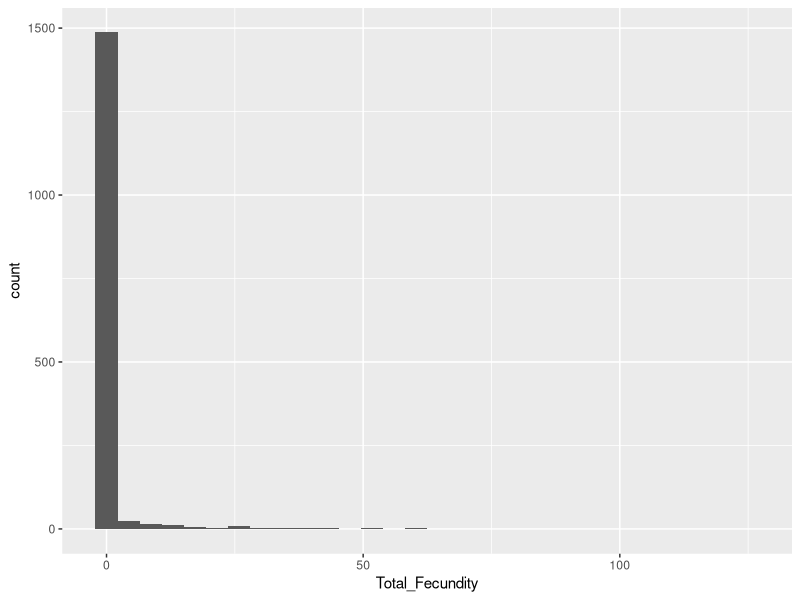
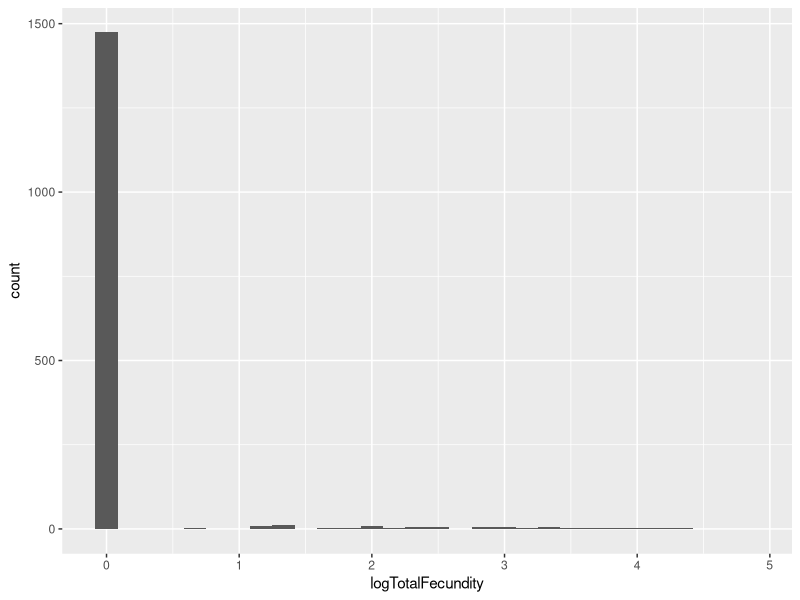
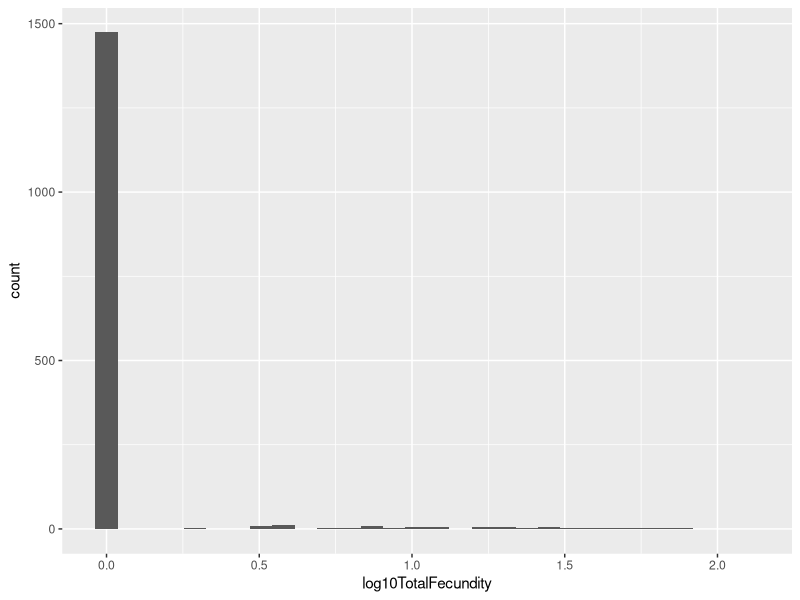
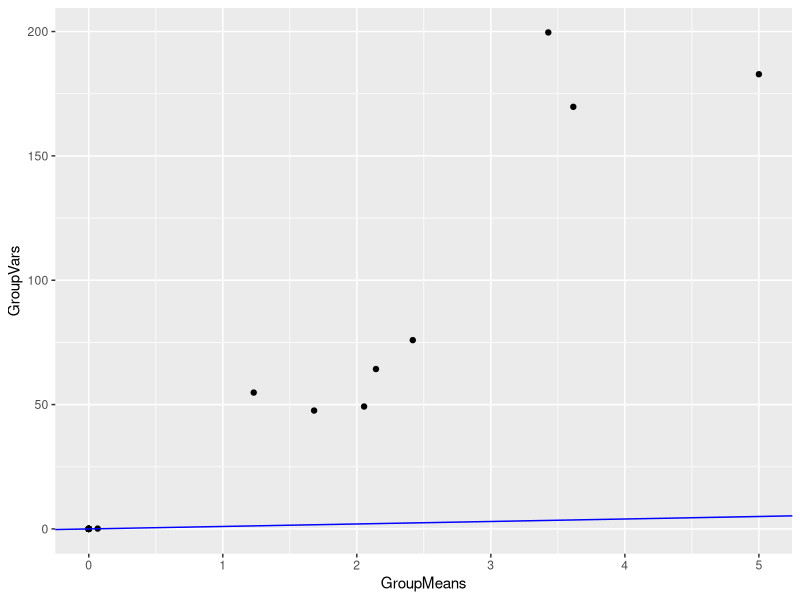
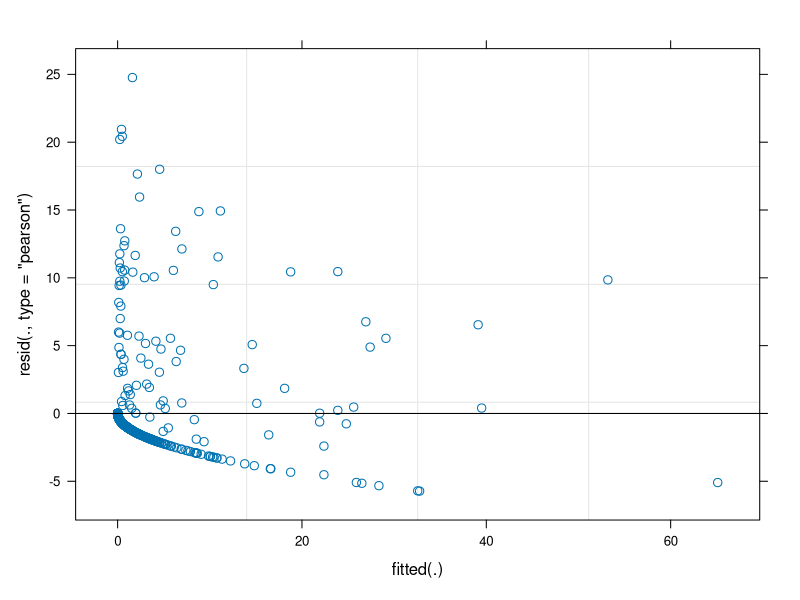
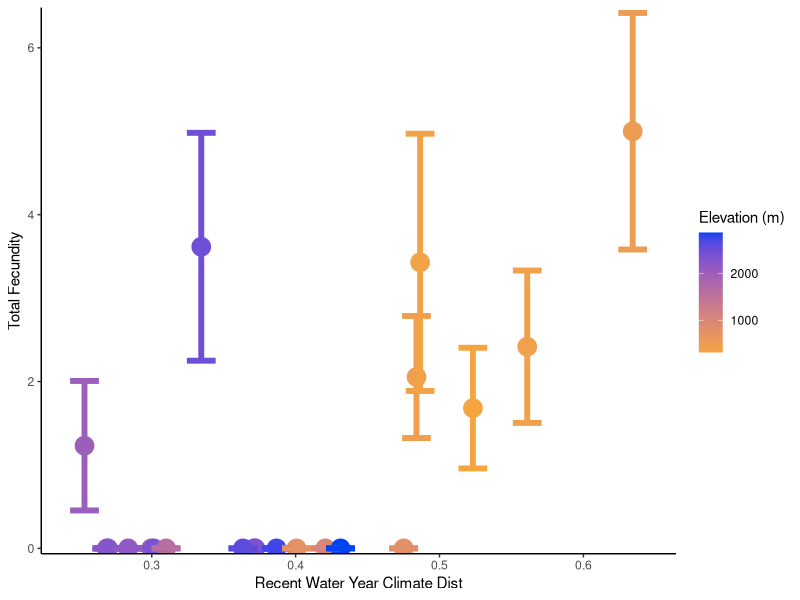

Reproduce these figures in R, in order.
## ---- chunk 1
knitr::opts_chunk$set(echo = TRUE)
## ---- chunk 2
library(tidyverse)
library(lmerTest) #mixed models
library(broom.mixed) #tidy model

sem <- function(x, na.rm=FALSE) {           #for calculating standard error
  sd(x,na.rm=na.rm)/sqrt(length(na.omit(x)))
} 
## ---- chunk 3
## year 1 components 
wl2_establishment <- read_csv("../Processed.Data/WL2_Establishment.csv")
wl2_surv_to_rep_y1 <- read_csv("../Processed.Data/WL2_SurvtoRep_y1.csv")
wl2_fruits_y1 <- read_csv("../Processed.Data/WL2_Fruits_Y1.csv")

## year 2 components 
winter_surv <- read_csv("../Processed.Data/WL2_WinterSurv.csv")
wl2_surv_to_rep_y2 <- read_csv("../Processed.Data/WL2_Surv_to_Rep_Y2.csv")
wl2_fruits_y2 <- read_csv("../Processed.Data/WL2_Fruits_Y2.csv")
## ---- chunk 4
wl2_total_fecundity <- left_join(wl2_establishment, wl2_surv_to_rep_y1) %>% 
  left_join(wl2_fruits_y1) %>% 
  select(-death.date, -bud.date) %>% #remove y1 death and bud dates 
  mutate(mf=as.numeric(mf), rep=as.numeric(rep)) %>% #convert these cols to numeric for merging 
  left_join(winter_surv) %>% 
  select(-death.date) %>% 
  left_join(wl2_surv_to_rep_y2) %>% 
  left_join(wl2_fruits_y2) %>% 
  select(-death.date) %>% 
  mutate(SurvtoRep_Y1=if_else(is.na(SurvtoRep_Y1), 0, SurvtoRep_Y1),
         y1_fruits=if_else(is.na(y1_fruits), 0, y1_fruits),
         y2_fruits=if_else(is.na(y2_fruits), 0, y2_fruits),
         WinterSurv=if_else(is.na(WinterSurv), 0, WinterSurv),
         SurvtoRep_y2=if_else(is.na(SurvtoRep_y2), 0, SurvtoRep_y2)) %>% 
  mutate(Total_Fecundity=(Establishment*SurvtoRep_Y1*y1_fruits) + (WinterSurv*SurvtoRep_y2*y2_fruits))

wl2_total_fecundity %>% 
  filter(Total_Fecundity>0) %>% 
  group_by(pop) %>% 
  summarise(n=n()) %>% 
  arrange(n) #SQ1 and WR only have 1 indiv 
## ---- chunk 5
wl2_total_fecundity %>% 
  ggplot(aes(x=Total_Fecundity)) +
  geom_histogram()
## ---- chunk 6
wl2_total_fecundity_transformations <-
  wl2_total_fecundity %>% 
  mutate(logTotalFecundity=log(Total_Fecundity+1),
         log10TotalFecundity=log10(Total_Fecundity+1))

wl2_total_fecundity_transformations %>% 
  ggplot(aes(x=logTotalFecundity)) +
  geom_histogram()

wl2_total_fecundity_transformations %>% 
  ggplot(aes(x=log10TotalFecundity)) +
  geom_histogram()

## didn't help 
## ---- chunk 7
wl2_total_fecundity_scaled <- wl2_total_fecundity %>% 
  filter(pop!="SQ1", pop!="WR") %>% 
  rename(AvgGD_Recent_Wtr_Year=`AvgGD_Recent_Water Year`,
         AvgGD_Recent_GrwSsn=`AvgGD_Recent_Growth Season`,
         AvgGD_Historic_Wtr_Year=`AvgGD_Historic_Water Year`,
         AvgGD_Historic_GrwSsn=`AvgGD_Historic_Growth Season`) %>% 
  mutate_at(c("AvgGD_Historic_GrwSsn", "AvgGD_Historic_Wtr_Year",
              "AvgGD_Recent_GrwSsn", "AvgGD_Recent_Wtr_Year",
              "AvgTempDist_Historic_GrwSsn", "AvgTempDist_Historic_Wtr_Year",
              "AvgTempDist_Recent_GrwSsn", "AvgTempDist_Recent_Wtr_Year",
              "AvgPPTDist_Historic_GrwSsn", "AvgPPTDist_Historic_Wtr_Year",
              "AvgPPTDist_Recent_GrwSsn", "AvgPPTDist_Recent_Wtr_Year",
              "Geographic_Dist"), scale)
## ---- chunk 8
wl2_total_fecundity %>% 
  group_by(pop) %>% 
  summarise(GroupMeans=mean(Total_Fecundity), GroupVars=var(Total_Fecundity)) %>% 
  ggplot(aes(x=GroupMeans, y=GroupVars)) +
  geom_point() +
  geom_abline(intercept = 0, slope=1, colour="blue")
## ---- chunk 9
total_fecund_poisson <- glmer(Total_Fecundity ~ (1|pop/mf) + (1|block), 
                              family = poisson,
                              data=wl2_total_fecundity_scaled)
summary(total_fecund_poisson)

plot(total_fecund_poisson, which = 1) #residuals plot 
#doesn't look great
deviance(total_fecund_poisson)/df.residual(total_fecund_poisson) #check for overdispersion (caused by excess of 0s)

##try quasi-poisson model to deal with the above (and based on the above plot)
##Can't directly use quasi families with glmer so have to use Ben Bolker's quasi-likelihood adjustment function:
#https://bbolker.github.io/mixedmodels-misc/glmmFAQ.html#fitting-models-with-overdispersion
#also got help from: https://stackoverflow.com/questions/68915173/how-do-i-fit-a-quasi-poisson-model-with-lme4-or-glmmtmb
quasi_table <- function(model,ctab=coef(summary(model))) {
    phi <- sum(residuals(model, type="pearson")^2)/df.residual(model) #overdispersion parameter
    qctab <- within(as.data.frame(ctab),
    {   `Std. Error` <- `Std. Error`*sqrt(phi)
        `z value` <- Estimate/`Std. Error`
        `Pr(>|z|)` <- 2*pnorm(abs(`z value`), lower.tail=FALSE)
    })
    return(qctab)
}
printCoefmat(quasi_table(total_fecund_poisson),digits=2)
#As specified, the estimates are identical; the standard errors and p-values have been appropriately inflated, the z-values have been appropriately deflated.
## ---- chunk 10
total_fecund_models_CD_GD <- tribble(
  ~name,          ~f,
  "1_pop.block",      "Total_Fecundity ~  (1|pop/mf) + (1|block)", 
  "2_GS_Recent",      "Total_Fecundity ~  AvgGD_Recent_GrwSsn + Geographic_Dist + (1|pop/mf) + (1|block)", 
  "3_GS_Historical",  "Total_Fecundity ~  AvgGD_Historic_GrwSsn + Geographic_Dist + (1|pop/mf) + (1|block)", 
  "4_WY_Recent",      "Total_Fecundity ~  AvgGD_Recent_Wtr_Year + Geographic_Dist +(1|pop/mf) + (1|block)",
  "5_WY_Historical",  "Total_Fecundity ~  AvgGD_Historic_Wtr_Year + Geographic_Dist + (1|pop/mf) + (1|block)"
)
#run the models 
total_fecund_models_CD_GD <- total_fecund_models_CD_GD %>%
  mutate(glmer = map(f, ~ glmer(as.formula(.), 
                            family = poisson,
                            data = wl2_total_fecundity_scaled)), #run the models 
         glance = map(glmer, glance)) #glance at the model results

#show results:
total_fecund_models_CD_GD %>% mutate(tidy=map(glmer, tidy)) %>% unnest(tidy) %>%
  select(name, term:p.value) %>% 
  filter(str_detect(term, "GD") | term=="Geographic_Dist") %>%
  drop_na(p.value)

#poisson correction:
phi_function <- function(model) {
    phi <- sum(residuals(model, type="pearson")^2)/df.residual(model) 
    return(phi)
} #function for calculating the overdispersion paramter

total_fecund_models_CD_GD %>% 
  mutate(phi=map(glmer, phi_function)) %>% 
  mutate(tidy=map(glmer, tidy)) %>% 
  unnest(tidy) %>% 
  unnest(phi) %>% 
  transmute(term = term, estimate = estimate, 
                std.error = std.error * sqrt(phi),
                statistic = estimate/std.error,
                p.value = 2*pnorm(abs(statistic), lower.tail=FALSE)) %>% 
  filter(str_detect(term, "GD") | term=="Geographic_Dist") %>%
  drop_na(p.value) #after correction, no clim dist sig
## ---- chunk 11
total_fecund_SUB_models_CD_GD <- tribble(
  ~name,          ~f,
  "1_pop.block",      "Total_Fecundity ~  (1|pop/mf) + (1|block)", 
  "2_GS_Recent",      "Total_Fecundity ~  AvgTempDist_Recent_GrwSsn + AvgPPTDist_Recent_GrwSsn + Geographic_Dist + (1|pop/mf) + (1|block)", 
  "3_GS_Historical",  "Total_Fecundity ~  AvgTempDist_Historic_GrwSsn + AvgPPTDist_Historic_GrwSsn + Geographic_Dist + (1|pop/mf) + (1|block)",
  #water year models:
  "4_WY_Recent",      "Total_Fecundity ~  AvgTempDist_Recent_Wtr_Year + AvgPPTDist_Recent_Wtr_Year + Geographic_Dist +(1|pop/mf) + (1|block)",
  "5_WY_Historical",  "Total_Fecundity ~  AvgTempDist_Historic_Wtr_Year + AvgPPTDist_Historic_Wtr_Year + Geographic_Dist + (1|pop/mf) + (1|block)"
)

#run the models 
total_fecund_SUB_models_CD_GD <- total_fecund_SUB_models_CD_GD %>%
  mutate(glmer = map(f, ~ glmer(as.formula(.), 
                            family = poisson,
                            data = wl2_total_fecundity_scaled)), #run the models 
         glance = map(glmer, glance)) #glance at the model results
#convergence warning for water year recent model 

#show results:
total_fecund_SUB_models_CD_GD %>% mutate(tidy=map(glmer, tidy)) %>% unnest(tidy) %>%
  select(name, term:p.value) %>% 
  filter(str_detect(term, "GD") | term=="Geographic_Dist") %>%
  drop_na(p.value)

#poisson correction:
total_fecund_SUB_models_CD_GD %>% 
  mutate(phi=map(glmer, phi_function)) %>% 
  mutate(tidy=map(glmer, tidy)) %>% 
  unnest(tidy) %>% 
  unnest(phi) %>% 
  transmute(term = term, estimate = estimate,
                std.error = std.error * sqrt(phi),
                statistic = estimate/std.error,
                p.value = 2*pnorm(abs(statistic), lower.tail=FALSE)) %>% 
  filter(str_detect(term, "GD") | term=="Geographic_Dist") %>%
  drop_na(p.value) 

#investigate water year recent model:
mod_test <- glmer(Total_Fecundity ~ AvgTempDist_Recent_Wtr_Year + AvgPPTDist_Recent_Wtr_Year + Geographic_Dist + (1|pop/mf) + (1|block), 
                              family = poisson,
                              data=wl2_total_fecundity_scaled)
summary(mod_test)
#Warning: Model failed to converge with max|grad| = 0.121913 (tol = 0.002, component 1)Warning: Model is nearly unidentifiable: very large eigenvalue
 #- Rescale variables?
## ---- chunk 12
total_fecund_summary <- wl2_total_fecundity %>% 
  filter(pop!="SQ1", pop!="WR") %>% 
  rename(AvgGD_Recent_Water_Yr=`AvgGD_Recent_Water Year`) %>% 
  group_by(pop, elev_m, AvgGD_Recent_Water_Yr) %>% 
  summarise(meanTotalFecund=mean(Total_Fecundity, na.rm=TRUE), semEst=sem(Total_Fecundity, na.rm=TRUE))

total_fecund_summary %>% 
  ggplot(aes(x=AvgGD_Recent_Water_Yr, y=meanTotalFecund, group = pop, color=elev_m)) +
  scale_colour_gradient(low = "#F5A540", high = "#0043F0") +
  geom_point(size=6) + 
  geom_errorbar(aes(ymin=meanTotalFecund-semEst,ymax=meanTotalFecund+semEst),width=.02,linewidth = 2) +
  theme_classic() + 
  scale_y_continuous(expand = c(0.01, 0)) +
  labs(y="Total Fecundity", x="Recent Water Year Climate Dist", 
       color="Elevation (m)")
